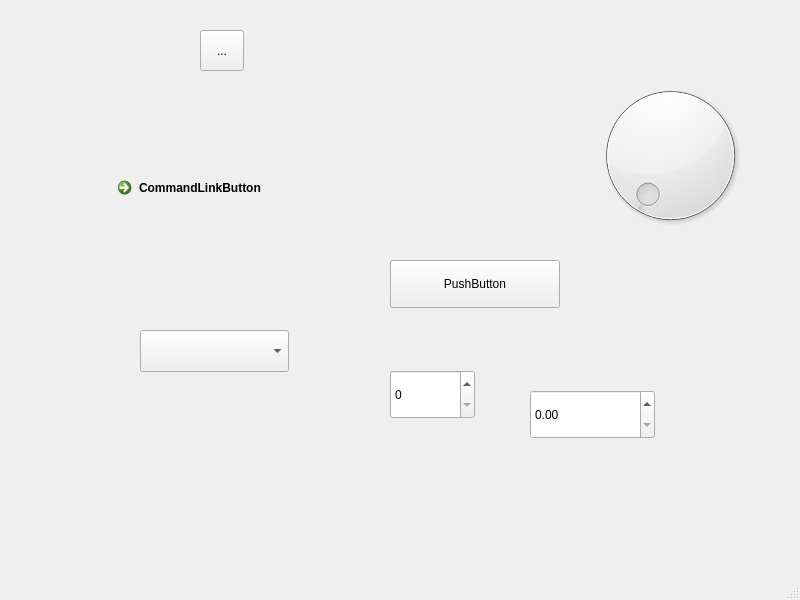
<?xml version="1.0" encoding="UTF-8"?>
<ui version="4.0">
 <class>MainWindow</class>
 <widget class="QMainWindow" name="MainWindow">
  <property name="geometry">
   <rect>
    <x>0</x>
    <y>0</y>
    <width>800</width>
    <height>600</height>
   </rect>
  </property>
  <property name="windowTitle">
   <string>MainWindow</string>
  </property>
  <widget class="QWidget" name="centralwidget">
   <widget class="QPushButton" name="pushButton">
    <property name="geometry">
     <rect>
      <x>390</x>
      <y>260</y>
      <width>170</width>
      <height>48</height>
     </rect>
    </property>
    <property name="text">
     <string>PushButton</string>
    </property>
   </widget>
   <widget class="QWidget" name="verticalWidget" native="true">
    <property name="geometry">
     <rect>
      <x>150</x>
      <y>80</y>
      <width>160</width>
      <height>80</height>
     </rect>
    </property>
    <layout class="QVBoxLayout" name="verticalLayout"/>
   </widget>
   <widget class="QToolButton" name="toolButton">
    <property name="geometry">
     <rect>
      <x>200</x>
      <y>30</y>
      <width>44</width>
      <height>41</height>
     </rect>
    </property>
    <property name="text">
     <string>...</string>
    </property>
   </widget>
   <widget class="QCommandLinkButton" name="commandLinkButton">
    <property name="geometry">
     <rect>
      <x>110</x>
      <y>170</y>
      <width>318</width>
      <height>48</height>
     </rect>
    </property>
    <property name="text">
     <string>CommandLinkButton</string>
    </property>
   </widget>
   <widget class="QComboBox" name="comboBox">
    <property name="geometry">
     <rect>
      <x>140</x>
      <y>330</y>
      <width>149</width>
      <height>42</height>
     </rect>
    </property>
   </widget>
   <widget class="QSpinBox" name="spinBox">
    <property name="geometry">
     <rect>
      <x>390</x>
      <y>370</y>
      <width>85</width>
      <height>49</height>
     </rect>
    </property>
   </widget>
   <widget class="QDoubleSpinBox" name="doubleSpinBox">
    <property name="geometry">
     <rect>
      <x>530</x>
      <y>390</y>
      <width>125</width>
      <height>49</height>
     </rect>
    </property>
   </widget>
   <widget class="QDial" name="dial">
    <property name="geometry">
     <rect>
      <x>590</x>
      <y>70</y>
      <width>161</width>
      <height>171</height>
     </rect>
    </property>
   </widget>
  </widget>
  <widget class="QMenuBar" name="menubar">
   <property name="geometry">
    <rect>
     <x>0</x>
     <y>0</y>
     <width>800</width>
     <height>39</height>
    </rect>
   </property>
  </widget>
  <widget class="QStatusBar" name="statusbar"/>
 </widget>
 <resources/>
 <connections/>
</ui>
